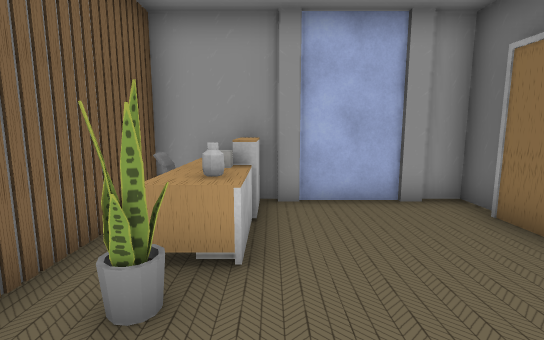
view 1 (above)

12 first-person views from a walk through a Unity game level. The camera is 1.5 m above the floor, tilts 8° down and sees 85° across. The floor is counted in squares, 1 m on a side. Each view is taken from the middle of a square. On the plan, view 1 faces up. The plan holds only what a view shows up to about 15 squares ahead; the rest is blank. The player is left out. Some surface patterns are stand-ins.

view 2
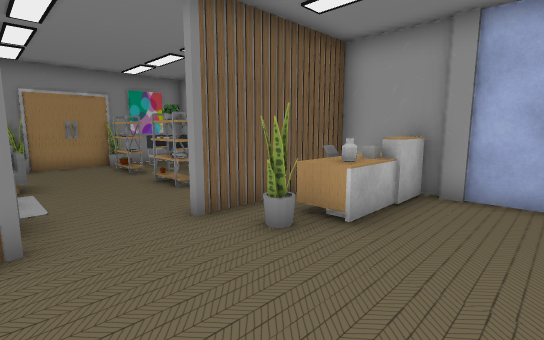

view 3
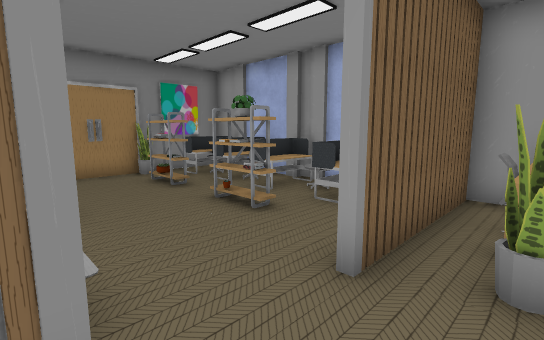

view 4
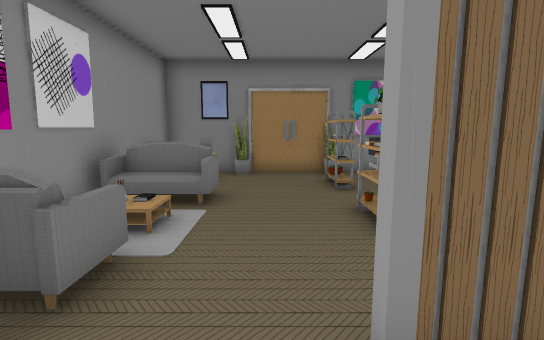

view 5
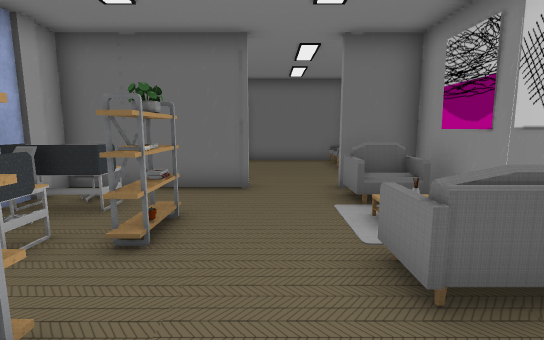

view 6
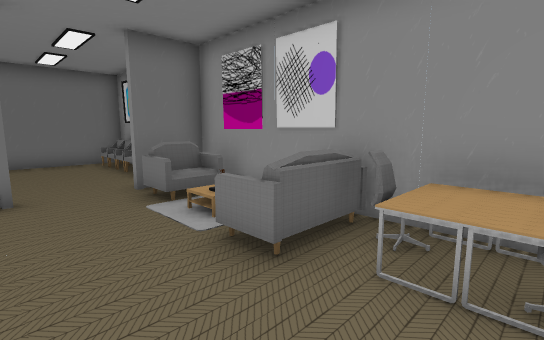

view 7
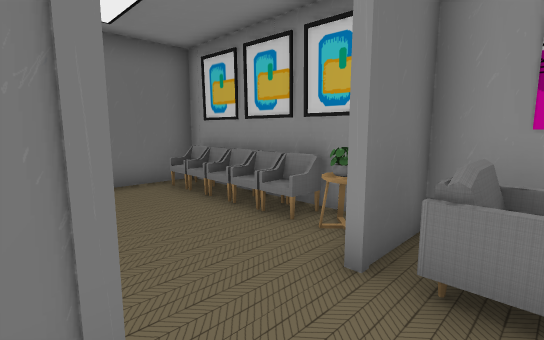

view 8
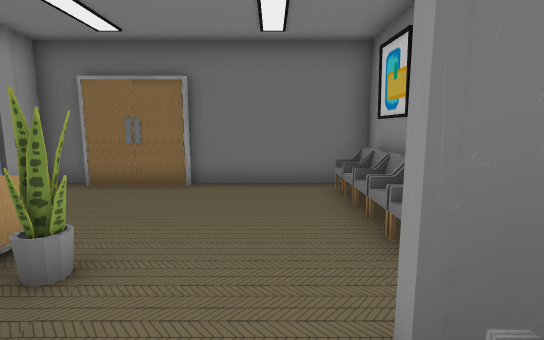

view 9
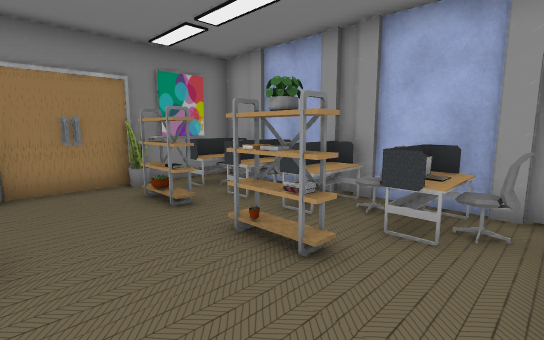

view 10
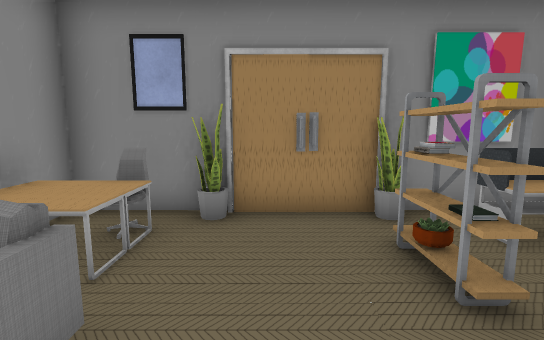

view 11
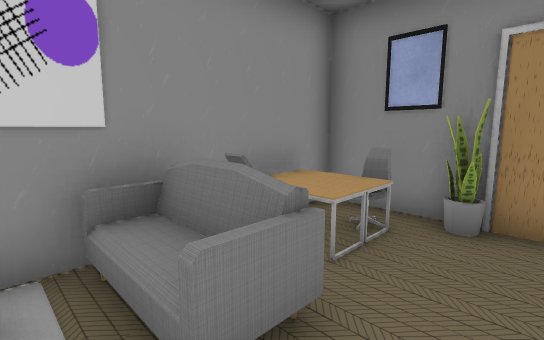

view 12
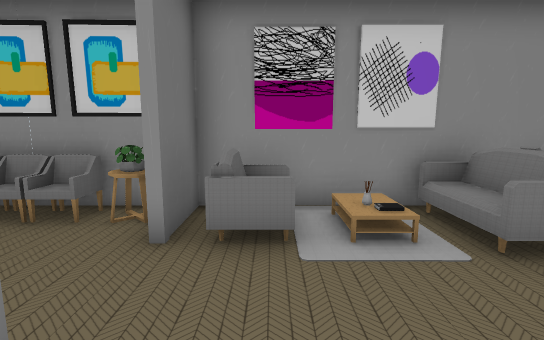

### Floor plan
Key: @ floor where view 1 was taken; # wall or solid block; . floor; = window, fence, low wall or low ledge; C cube; E desk; S shelf; B books; F sofa; R rug; T table; L laptop; O other object.
Columns run from 11 left of view 1 to 4 right of it. Each row starts with its distance up from view 1.
  6 ################
  5 OEEEEEELO#CO...#
  4 OEEEEEEE#OCO...#
  3 OSBS.OS.#.OO...#
  2 #.......#.O....#
  1 #..............#
  0 O...F......@...#
 -1 OEEFF. ROO.....#
 -2 #EEFF. ROT#=#=##
 -3 #####RRO########

Positions as (right, up) in squares from view 1, and headings:
1: (0, 0), facing up
2: (2, -1), facing up-left
3: (-1, -1), facing up-left
4: (-1, 1), facing left
5: (-10, 1), facing right
6: (-10, 2), facing down-right
7: (-4, 2), facing down-right
8: (-4, 0), facing right
9: (-3, 0), facing up-left
10: (-6, 1), facing left
11: (-6, 1), facing down-left
12: (-4, 3), facing down
